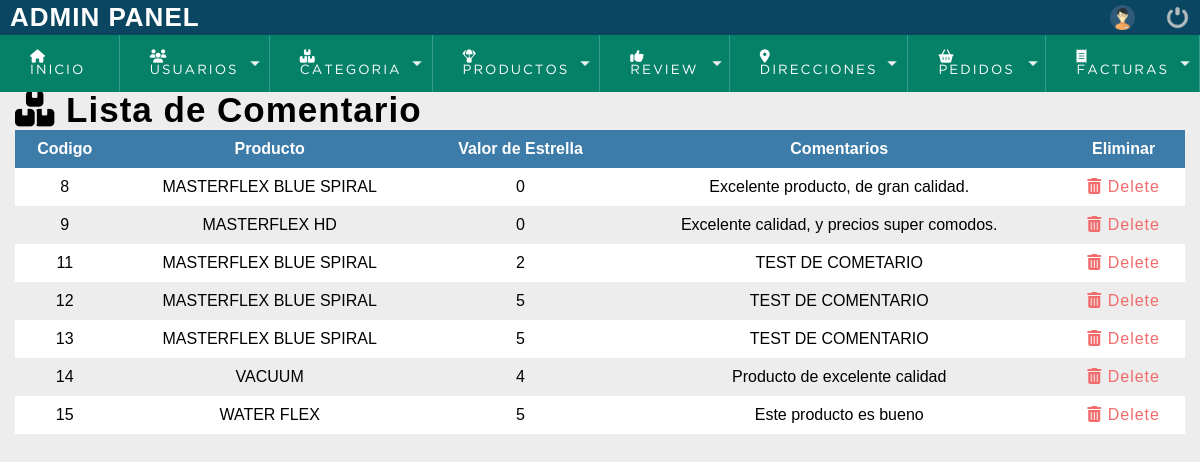
Page /adminPanel/vista/lista_calificaciones.php on the committed database.
### tables this page shows
CREATE TABLE `Comentarios` (
  `com_codigo` int(11) NOT NULL,
  `usu_codigo` int(11) NOT NULL,
  `pro_codigo` int(11) NOT NULL,
  `com_comentario` varchar(255) NOT NULL,
  `com_fecha` timestamp NOT NULL DEFAULT CURRENT_TIMESTAMP ON UPDATE CURRENT_TIMESTAMP,
  `com_eliminado` varchar(1) NOT NULL,
  `com_cali` int(11) NOT NULL
);

CREATE TABLE `Producto` (
  `pro_codigo` int(11) NOT NULL,
  `cate_codigo` int(11) NOT NULL,
  `pro_nombre` varchar(100) NOT NULL,
  `pro_img` text NOT NULL,
  `pro_marca` varchar(50) NOT NULL,
  `pro_descripcion` mediumtext NOT NULL,
  `pro_dia_in` varchar(6) NOT NULL,
  `pro_peso_gm` varchar(6) NOT NULL,
  `pro_presi_bar` varchar(6) NOT NULL,
  `pro_long_m` varchar(6) NOT NULL,
  `pro_precio` decimal(6,2) NOT NULL,
  `pro_stock` int(11) NOT NULL,
  `pro_eliminado` varchar(1) NOT NULL DEFAULT 'N'
);

### adminPanel/vista/lista_calificaciones.php (the view, shortened to what this page needs)
<!DOCTYPE html>
<html lang="es">
<head>
    <?php include "../controladores/scripts.php"; ?>
</head>
<body>
    <?php include "../controladores/header.php"; ?>
    <section id="container">
        <h1><i class="fas fa-boxes"></i> Lista de Comentario</h1>
        <table>
            <thead>
                <tr>
                     <th>Codigo</th>
                    <th>Producto</th>
                    <th>Valor de Estrella</th>
                    <th>Comentarios</th>
                    <th>Eliminar</th>
                </tr>
            </thead>
            <tbody id="data">
                <?php
include '../config/conexionDB.php';
$sql = "SELECT * FROM Comentarios c INNER JOIN Producto p ON c.pro_codigo=p.pro_codigo;";
$result = $conn->query($sql);
if ($result->num_rows > 0) {
    while ($row = $result->fetch_assoc()) {
        echo "<tr>";
        echo "<td>" . $row["com_codigo"] . "</td>";
        echo "<td>" . $row["pro_nombre"] . "</td>";
        echo "<td>" . $row["com_cali"] . "</td>";
        echo "<td>" . $row["com_comentario"] . "</td>";
        echo '<td>
        <a class="link_delete" href="confirmar_eliminar_comentario.php?comentario_codigo='
        . $row["com_codigo"] . '"><i class="fas fa-trash-alt"></i> Delete </a> <br>
        </td>';
    echo "</tr>";
    }
} else {
    echo "<tr>";
    echo '<td colspan="3" class="db_null"><p>No existen Comentarios</p><i class="fas fa-exclamation-circle"></i></td>';
    echo "</tr>";
}
?>
            </tbody>
        </table>
    </section>
</body>
</html>

### adminPanel/css/estilosAdmin.css (style rules this page uses)
* { margin: 0; padding: 0; box-sizing: border-box; }
body { background: #ededed; }
h1, h2, h3, h4, h5, h6 { font-family: 'arial'; font-weight: bold; letter-spacing: 1px; }
h1 { font-size: 26px; }
a { text-decoration: none; font-family: arial; letter-spacing: 1px; }
#container { padding: 90px 15px 15px; }
#container h1 { font-size: 35px; display: inline-block; }
table { border-collapse: collapse; font-size: 12pt; font-family: 'arial'; width: 100%; }
table th { text-align: center; padding: 10px; background:#3d7ba8; color: #FFF; }
table tr:nth-child(odd) { background: #FFF; }
table td { padding: 10px; text-align: center; }
.link_delete { color: #f26b6b; }

### rows in the picture
comentarios: com_codigo "8", producto.pro_nombre "MASTERFLEX BLUE SPIRAL", com_cali "0", com_comentario "Excelente producto, de gran calidad."
comentarios: com_codigo "9", producto.pro_nombre "MASTERFLEX HD", com_cali "0", com_comentario "Excelente calidad, y precios super comodos."
comentarios: com_codigo "11", producto.pro_nombre "MASTERFLEX BLUE SPIRAL", com_cali "2", com_comentario "TEST DE COMETARIO"
comentarios: com_codigo "12", producto.pro_nombre "MASTERFLEX BLUE SPIRAL", com_cali "5", com_comentario "TEST DE COMENTARIO"
comentarios: com_codigo "13", producto.pro_nombre "MASTERFLEX BLUE SPIRAL", com_cali "5", com_comentario "TEST DE COMENTARIO"
comentarios: com_codigo "14", producto.pro_nombre "VACUUM", com_cali "4", com_comentario "Producto de excelente calidad"
comentarios: com_codigo "15", producto.pro_nombre "WATER FLEX", com_cali "5", com_comentario "Este producto es bueno"
